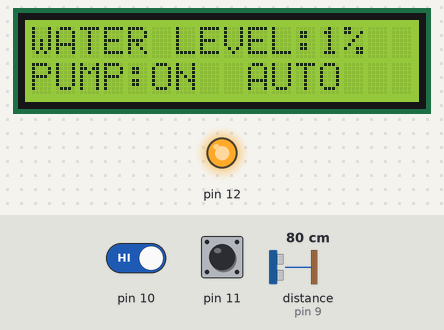
A sketch run on a simulated Arduino Uno, built with avr-gcc and run on an emulated ATmega328P. On the bench: 16×2 character LCD, output pins drawn as LEDs (lit = HIGH). The test bench sets the inputs (shaded band); at power-on: pin 11 HIGH, distance to the obstacle (sensor on pin 9) 80 cm, pin 10 HIGH. The echo pulse lasts 58.3 µs per cm; pins used as bus, display or sensor lines are not drawn.

Above: at 1.2 s.
1.3 s: pin 11 pulled LOW for 1 s
At 2.4 s:
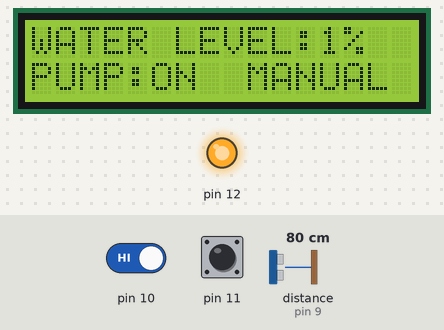
4.1 s: distance to the obstacle (sensor on pin 9) set to 2 cm
At 4.6 s:
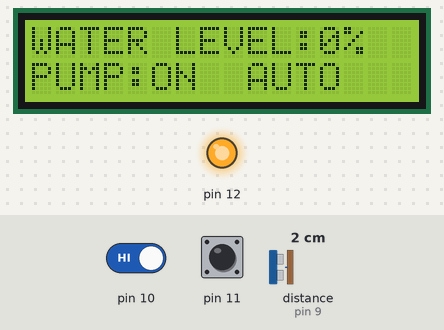
5.6 s: pin 11 pulled LOW for 0.15 s
At 6.0 s:
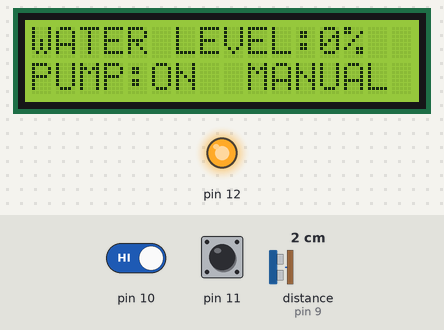
7.6 s: pin 11 pulled LOW for 3.2 s
12.6 s: pin 10 driven LOW and pin 11 driven LOW
At 13.5 s:
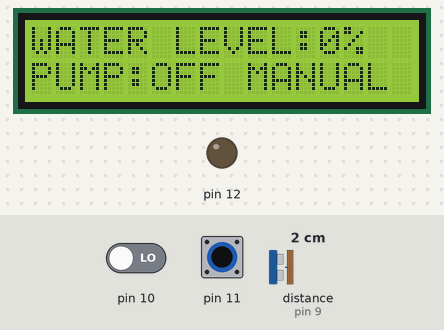
14.6 s: distance to the obstacle (sensor on pin 9) set to 4 cm
At 15.0 s:
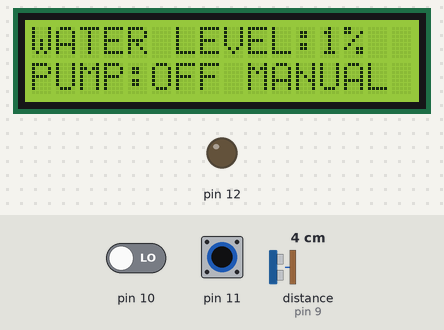
Timing chart, 0 to 17.1 s (numbered marks = the images above; inputs shaded):
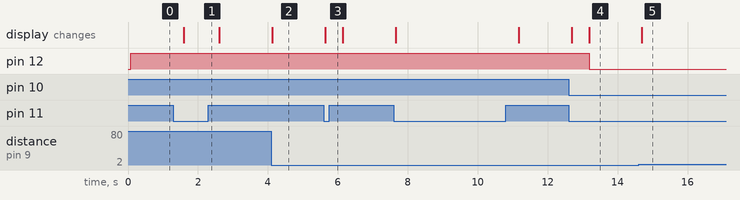

The sketch:

Automatic-Water-Pump-Controller.ino
```cpp
#include <EEPROM.h>

#include <LiquidCrystal.h>
LiquidCrystal lcd(2,3,4,5,6,7);

long duration, inches;
int set_val,percentage;
bool state,pump;


void setup() {

  lcd.begin(16, 2);
  lcd.print("WATER LEVEL:");
  lcd.setCursor(0, 1);
  lcd.print("PUMP:OFF MANUAL");

  pinMode(8, OUTPUT);
  pinMode(9, INPUT);
  pinMode(10, INPUT_PULLUP);
  pinMode(11, INPUT_PULLUP);
  pinMode(12, OUTPUT);


}
void loop() {

   digitalWrite(3, LOW);
   delayMicroseconds(2);
   digitalWrite(8, HIGH);
   delayMicroseconds(10);
   digitalWrite(8, LOW);
   duration = pulseIn(9, HIGH);
   inches = microsecondsToInches(duration);

   percentage=(set_val-inches)*100/set_val;

   lcd.setCursor(12, 0);
   if(percentage<0)percentage=0;
   lcd.print(percentage);
   lcd.print("%   ");

   if(percentage<30&digitalRead(11))pump=1;
   if(percentage>90)pump=0;
   digitalWrite(12,pump);

   lcd.setCursor(5, 1);
   if(pump==1)lcd.print("ON ");
   else if(pump==0) lcd.print("OFF");

    lcd.setCursor(9, 1);
    if(!digitalRead(11))lcd.print("MANUAL");
    else lcd.print("AUTO   ");

    if(!digitalRead(10)&!state&digitalRead(11)){
      state=1;
      set_val=inches;
      EEPROM.write(0, set_val);
      }

     if(!digitalRead(10)&!state&!digitalRead(11)){
        state=1;
        pump=!pump;

      }

    if(digitalRead(10))state=0;


    delay(500);
}
long microsecondsToInches(long microseconds) {
   return microseconds / 74 / 2;
}
```

Measured:
- after the input at 1.3 s, the display: changes after 0.30 s (image 1)
- after the input at 4.1 s, the display: changes at once (image 2)
- after the input at 5.6 s, the display: changes at once (image 3)
- after the input at 12.6 s, pin 12: HIGH → LOW after 0.58 s; the display: first changes after 0.08 s (image 4 shows a later state)
- after the input at 14.6 s, the display: changes after 0.10 s (image 5)
